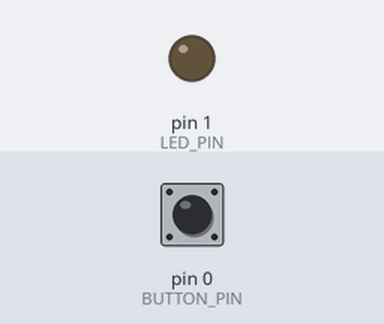
The sketch below on a simulated Arduino Uno, built with avr-gcc and run on an emulated ATmega328P. Parts: output pins drawn as LEDs (lit = HIGH). Inputs (shaded band) come from the test bench; at power-on: pin 0 (BUTTON_PIN) LOW.

Above: at 1.2 s.
1.3 s: pin 0 (BUTTON_PIN) pulled HIGH for 0.15 s
At 2.1 s:
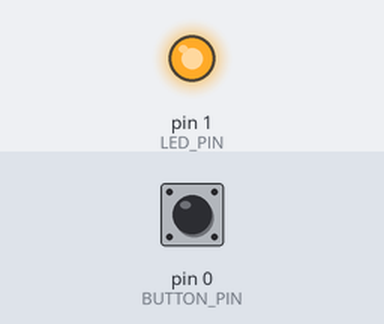
Timing chart, 0 to 4.3 s (numbered marks = the images above; inputs shaded):
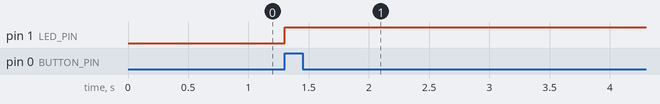

The sketch:

main.ino
```cpp
#define BUTTON_PIN 0
#define LED_PIN 1


void setup()
{
    pinMode(BUTTON_PIN,INPUT);
    pinMode(LED_PIN,OUTPUT);
}

void loop()
{
    if( digitalRead(BUTTON_PIN) == true ){
        digitalWrite(LED_PIN, HIGH);
    }
}
```

Measured:
- after the input at 1.3 s, pin 1 (LED_PIN): LOW → HIGH at once
